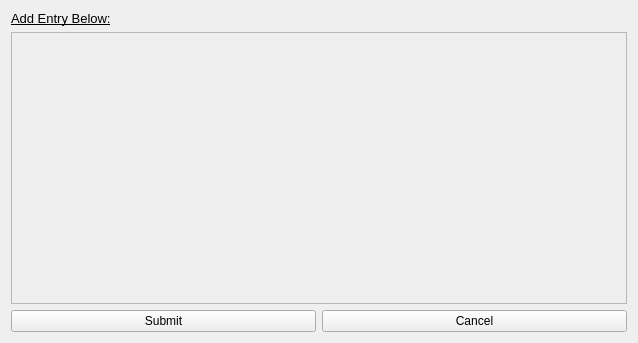
<?xml version="1.0" encoding="UTF-8"?>
<ui version="4.0">
 <class>newEntry</class>
 <widget class="QWidget" name="newEntry">
  <property name="geometry">
   <rect>
    <x>0</x>
    <y>0</y>
    <width>638</width>
    <height>343</height>
   </rect>
  </property>
  <property name="windowTitle">
   <string>New Entry</string>
  </property>
  <layout class="QVBoxLayout" name="verticalLayout">
   <item>
    <widget class="QLabel" name="label">
     <property name="font">
      <font>
       <pointsize>10</pointsize>
       <underline>true</underline>
      </font>
     </property>
     <property name="text">
      <string>Add Entry Below:</string>
     </property>
    </widget>
   </item>
   <item>
    <widget class="QScrollArea" name="scrollArea">
     <property name="widgetResizable">
      <bool>true</bool>
     </property>
     <widget class="QWidget" name="scrollAreaWidgetContents">
      <property name="geometry">
       <rect>
        <x>0</x>
        <y>0</y>
        <width>618</width>
        <height>270</height>
       </rect>
      </property>
     </widget>
    </widget>
   </item>
   <item>
    <layout class="QHBoxLayout" name="horizontalLayout">
     <item>
      <widget class="QPushButton" name="submitButton">
       <property name="text">
        <string>Submit</string>
       </property>
      </widget>
     </item>
     <item>
      <widget class="QPushButton" name="cancelButton">
       <property name="text">
        <string>Cancel</string>
       </property>
      </widget>
     </item>
    </layout>
   </item>
  </layout>
 </widget>
 <resources/>
 <connections/>
</ui>
